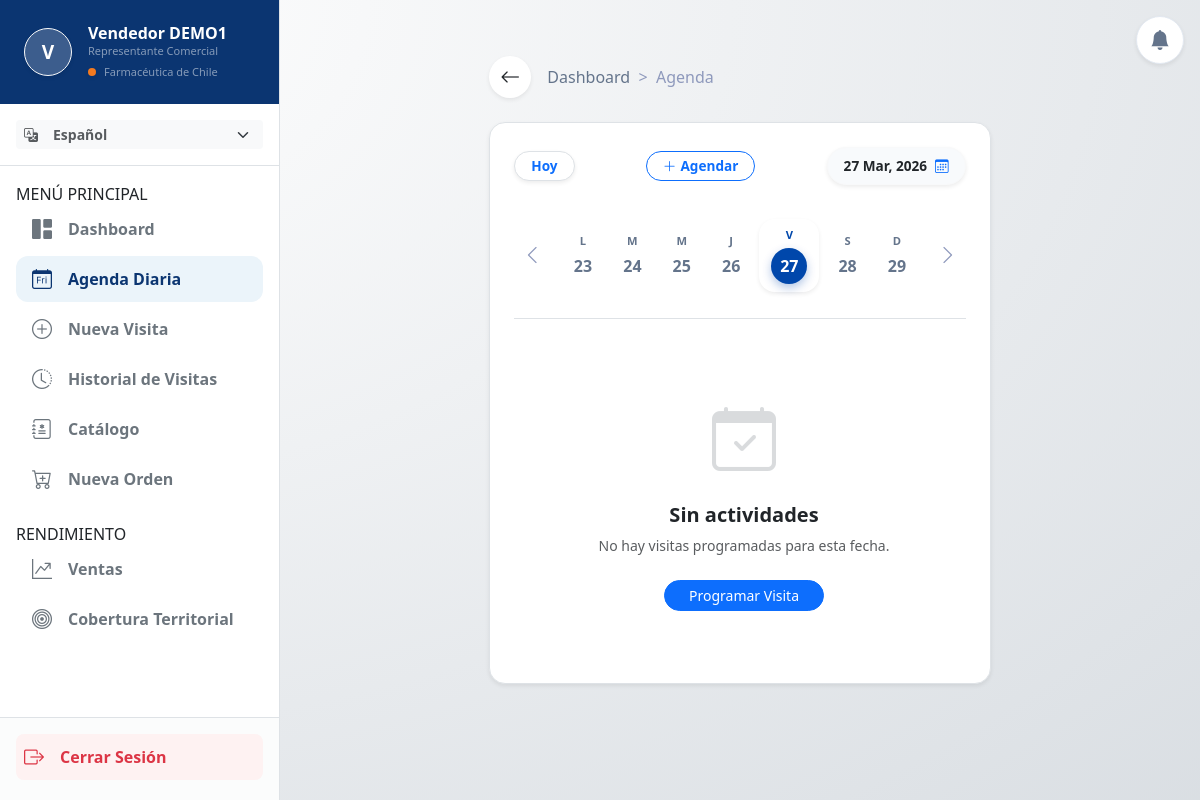
The app's page /visitas/mi-agenda/?fecha=2026-03-27 (signed in), older data.
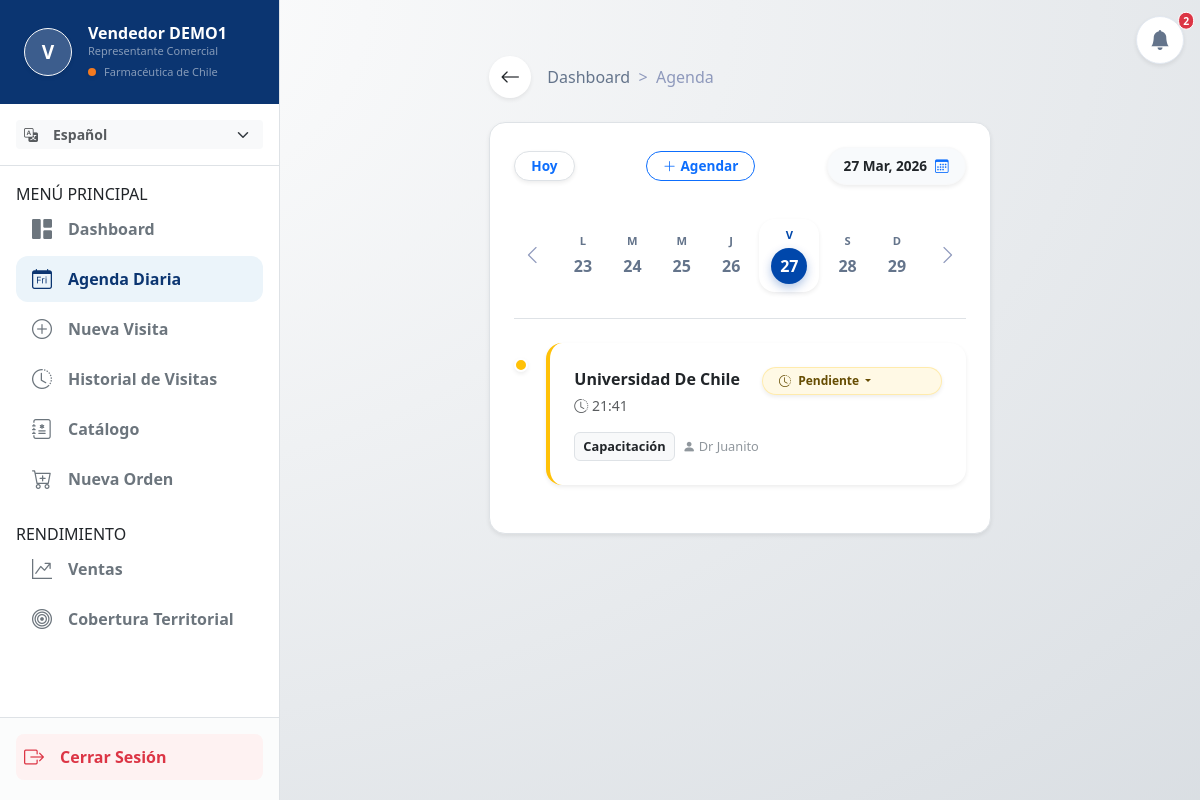
The same page, newer data.
### apps/visitas/models.py (models this page shows, shortened)
class Visita(models.Model):
    ESTADOS = (
        ('Pendiente', 'Pendiente'),
        ('Realizada', 'Realizada'),
        ('Cancelada', 'Cancelada'),
    )
    representante = models.ForeignKey(settings.AUTH_USER_MODEL, on_delete=models.CASCADE, related_name='visitas')
    institucion = models.ForeignKey(Institucion, on_delete=models.CASCADE, related_name='visitas_programadas')
    contacto = models.ForeignKey(Contacto, on_delete=models.SET_NULL, null=True, blank=True, related_name='visitas')
    razon_social = models.CharField(max_length=255, blank=True, null=True)
    fecha_hora = models.DateTimeField(verbose_name="Fecha y Hora de la visita")
    productos = models.ManyToManyField(Producto, blank=True, related_name='visitas')
    estado = models.CharField(max_length=20, choices=ESTADOS, default='Pendiente')
    notas = models.TextField(blank=True, null=True)
    tipo_gestion = models.CharField(max_length=50, blank=True, null=True, verbose_name="Tipo de Gestión")

### apps/clientes/models.py (models this page shows, shortened)
class Institucion(models.Model):
    TIPO_OPCIONES = (
        ('Hospital', 'Hospital'),
        ('Clinica', 'Clínica'),
        ('Farmacia', 'Farmacia'),
        ('Centro Medico', 'Centro Médico'),
        ('Otro', 'Otro'),
    )
    nombre = models.CharField(max_length=200)
    razon_social = models.CharField(max_length=255, blank=True, null=True)
    rut = models.CharField(max_length=20, blank=True, null=True)
    comuna = models.CharField(max_length=100, blank=True, null=True)
    direccion = models.CharField(max_length=255, blank=True, null=True)
    tipo = models.CharField(max_length=50, choices=TIPO_OPCIONES, default='Hospital')
    representante = models.ForeignKey(
        settings.AUTH_USER_MODEL,
        on_delete=models.SET_NULL,
        null=True,
        blank=True,
        related_name='instituciones_asignadas'
    )

class Contacto(models.Model):
    ROLES = (
        ('Médico', 'Médico'),
        ('Administrativo', 'Administrativo'),
        ('Enfermería', 'Enfermería'),
        ('Otro', 'Otro'),
    )
    nombre = models.CharField(max_length=200)
    rol = models.CharField(max_length=50, choices=ROLES, default='Médico')
    especialidad = models.CharField(max_length=100, blank=True, null=True)
    telefono = models.CharField(max_length=20, blank=True, null=True)
    email = models.EmailField(blank=True, null=True)
    horario_preferido = models.CharField(max_length=200, blank=True, null=True)
    notas = models.TextField(blank=True, null=True)
    decisor_compra = models.BooleanField(default=False)
    institucion = models.ForeignKey(Institucion, on_delete=models.CASCADE, related_name='contactos')

### apps/visitas/views.py (the view)
# urls.py: path('mi-agenda/', views.mi_agenda_view, name='mi_agenda'),
@login_required(login_url='usuarios:login')
def mi_agenda_view(request):
    fecha_str = request.GET.get('fecha')
    if fecha_str:
        try:
            fecha_seleccionada = datetime.strptime(fecha_str, '%Y-%m-%d').date()
        except ValueError:
            fecha_seleccionada = timezone.now().date()
    else:
        fecha_seleccionada = timezone.now().date()
    lunes = fecha_seleccionada - timedelta(days=fecha_seleccionada.weekday())
    dias_semana = [lunes + timedelta(days=i) for i in range(7)]
    semana_anterior = fecha_seleccionada - timedelta(days=7)
    semana_siguiente = fecha_seleccionada + timedelta(days=7)
    if request.user.is_superuser:
        vendedores_permitidos = Usuario.objects.all()
    elif getattr(request.user, 'es_gerente', False) or request.user.groups.filter(name='Gerente').exists():
        vendedores_permitidos = Usuario.objects.filter(Q(id=request.user.id) | Q(jefe=request.user))
    else:
        vendedores_permitidos = Usuario.objects.filter(id=request.user.id)
    visitas_dia = Visita.objects.filter(
        representante__in=vendedores_permitidos,
        fecha_hora__date=fecha_seleccionada
    ).order_by('fecha_hora')
    contexto = {
        'fecha_actual': fecha_seleccionada,
        'visitas': visitas_dia,
        'dias_semana': dias_semana,
        'semana_anterior': semana_anterior,
        'semana_siguiente': semana_siguiente,
    }
    return render(request, 'visitas/agenda.html', contexto)

### apps/usuarios/models.py (called while the page is built)
    @property
    def es_gerente(self):
        roles_jefatura = ['Administrador', 'Gerente', 'Jefe de Ventas']
        return any(palabra in self.rol for palabra in roles_jefatura) or self.is_staff or self.is_superuser

### apps/visitas/templates/visitas/agenda.html (shortened to what the changed rows need)
{% extends 'base.html' %}
{% load static %}
{% load i18n %}
{% block extra_css %}
<link rel="stylesheet" href="{% static 'css/agenda.css' %}">
{% endblock %}
{% block content %}
<div class="container-fluid px-2 px-md-4 overflow-hidden">
    <div class="row justify-content-center m-0">
        <div class="col-12 col-md-10 col-lg-8 px-0 px-md-2">
            <div class="bg-white p-3 p-md-4 rounded-4 shadow-sm mb-5 w-100 border" style="max-width: 100vw; overflow: visible;">
                <div class="d-flex align-items-center justify-content-between mb-3 mb-md-4 border-bottom pb-3">
                    <div class="date-strip d-flex justify-content-around flex-grow-1 mx-1 mx-md-2">
                        {% for dia in dias_semana %}
                            <a href="?fecha={{ dia|date:'Y-m-d' }}" class="date-item text-decoration-none {% if dia == fecha_actual %}active shadow-sm{% endif %}">
                                <span class="date-day text-uppercase fw-bold" style="font-size: 0.7rem;">{{ dia|date:"D"|slice:":1" }}</span>
                                <span class="date-number fw-bolder">{{ dia|date:"d" }}</span>
                            </a>
                        {% endfor %}
                    </div>
                </div>
                <div class="timeline-container mt-3 ps-1 ps-md-2">
                    {% for visita in visitas %}
                    <div class="time-slot position-relative mb-4">
                        <div class="position-absolute rounded-circle shadow-sm border border-white border-2
                            {% if visita.estado == 'Realizada' %}bg-success
                            {% elif visita.estado == 'Cancelada' %}bg-danger
                            {% else %}bg-warning{% endif %}"
                            style="width: 14px; height: 14px; left: -8px; top: 15px; z-index: 2;">
                        </div>
                        <div class="event-card p-3 p-md-4 rounded-4 shadow-sm border-0 border-start border-4 ms-3 ms-md-4 transition-hover bg-white position-relative {% if visita.estado == 'Realizada' %}border-success{% elif visita.estado == 'Cancelada' %}border-danger{% else %}border-warning{% endif %}">
                            <div class="d-flex flex-column flex-sm-row justify-content-between align-items-start gap-2 mb-2">
                                <div class="w-100">
                                    <div class="event-title mb-1 fw-bold text-dark fs-6 fs-md-5 text-truncate">{{ visita.institucion.nombre|title }}</div>
                                    <div class="event-time small text-muted mb-2 fw-medium">
                                        <i class="bi bi-clock-history"></i> {{ visita.fecha_hora|date:"H:i" }}
                                    </div>
                                </div>
                                <div class="dropdown text-start mt-1 mt-sm-0 w-100 w-sm-auto">
                                    <button class="btn btn-sm dropdown-toggle rounded-pill fw-bold px-3 py-1 shadow-sm border w-100 w-sm-auto text-start
                                        {% if visita.estado == 'Realizada' %}bg-success bg-opacity-10 text-success border-success border-opacity-25
                                        {% elif visita.estado == 'Cancelada' %}bg-danger bg-opacity-10 text-danger border-danger border-opacity-25
                                        {% else %}bg-warning bg-opacity-10 text-warning-emphasis border-warning border-opacity-25{% endif %}"
                                        type="button" data-bs-toggle="dropdown" aria-expanded="false" style="font-size: 0.75rem;">
                                        {% if visita.estado == 'Realizada' %}<i class="bi bi-check2-circle me-1"></i> {% translate "Realizada" %}
                                        {% elif visita.estado == 'Cancelada' %}<i class="bi bi-x-circle me-1"></i> {% translate "Cancelada" %}
                                        {% else %}<i class="bi bi-clock-history me-1"></i> {% translate "Pendiente" %}{% endif %}
                                    </button>
                                </div>
                            </div>
                            <div class="event-desc text-secondary d-flex align-items-center flex-wrap gap-2 mt-2" style="font-size: 0.8rem;">
                                <span class="fw-bold text-dark px-2 py-1 bg-light rounded-2 border">{% translate visita.tipo_gestion|default:"General" %}</span>
                                {% if visita.contacto %}
                                    <span class="opacity-75"><i class="bi bi-person-fill"></i> {{ visita.contacto.nombre|title }}</span>
                                {% endif %}
                            </div>
                        </div>
                    </div>
                    {% empty %}
                    <div class="text-center py-5">
                        <i class="bi bi-calendar-check text-secondary opacity-25" style="font-size: 4rem;"></i>
                        <h5 class="text-dark mt-3 fw-bold">{% translate "Sin actividades" %}</h5>
                        <p class="text-muted small">{% translate "No hay visitas programadas para esta fecha." %}</p>
                        <a href="{% url 'visitas:agendar_visita' %}" class="btn btn-primary btn-sm rounded-pill px-4 mt-2">
                            {% translate "Programar Visita" %}
                        </a>
                    </div>
                    {% endfor %}
                </div>
            </div>
        </div>
    </div>
</div>
{% endblock %}

### templates/base.html (shortened to what the changed rows need)
{% load static %}
{% load i18n %}
<!DOCTYPE html>
<html lang="{{ LANGUAGE_CODE }}">
<head>
    <link href="https://cdn.jsdelivr.net/npm/bootstrap@5.3.2/dist/css/bootstrap.min.css" rel="stylesheet">
    <link rel="stylesheet" href="https://cdn.jsdelivr.net/npm/bootstrap-icons@1.11.1/font/bootstrap-icons.css">
    <link rel="stylesheet" href="{% static 'css/style.css' %}">
    {% block extra_css %}{% endblock %}
</head>
<body>
    <div class="d-none d-lg-block position-fixed p-3" style="top: 0; right: 0; z-index: 1040;">
        <div class="dropdown bg-white rounded-circle shadow-sm d-flex justify-content-center align-items-center transition-hover" style="width: 48px; height: 48px; border: 1px solid #e2e8f0;">
            <a href="#" class="text-secondary position-relative text-decoration-none d-flex align-items-center w-100 h-100 justify-content-center" id="dropdownDesktop" data-bs-toggle="dropdown" aria-expanded="false">
                <i class="bi bi-bell-fill fs-5" style="color: #64748b;"></i>
                {% if total_notificaciones > 0 %}
                <span class="position-absolute top-0 start-100 translate-middle badge rounded-pill bg-danger border border-white" style="font-size: 0.65rem; padding: 0.25em 0.4em; transform: translate(-30%, -30%) !important;">
                    {{ total_notificaciones }}
                </span>
                {% endif %}
            </a>
        </div>
    </div>
                            {% get_current_language as CURRENT_LANG %}
                            {% get_available_languages as LANGUAGES %}
    <main class="pt-5 pt-lg-0">
        <div class="container-fluid p-3 p-md-4 p-lg-5 mt-4 mt-lg-0">
            {% block content %}
            {% endblock %}
        </div>
    </main>
</body>
</html>

Row changes from the older to the newer data that the page shows:
added Visita: institucion.nombre "Universidad De Chile", fecha_hora "21:41", contacto.nombre "Dr Juanito"
Text that changed along with them:
{{ total_notificaciones }}: (not shown) → "2"
text no longer shown: "Sin actividades No hay visitas programadas para esta fecha. Programar Visita"
